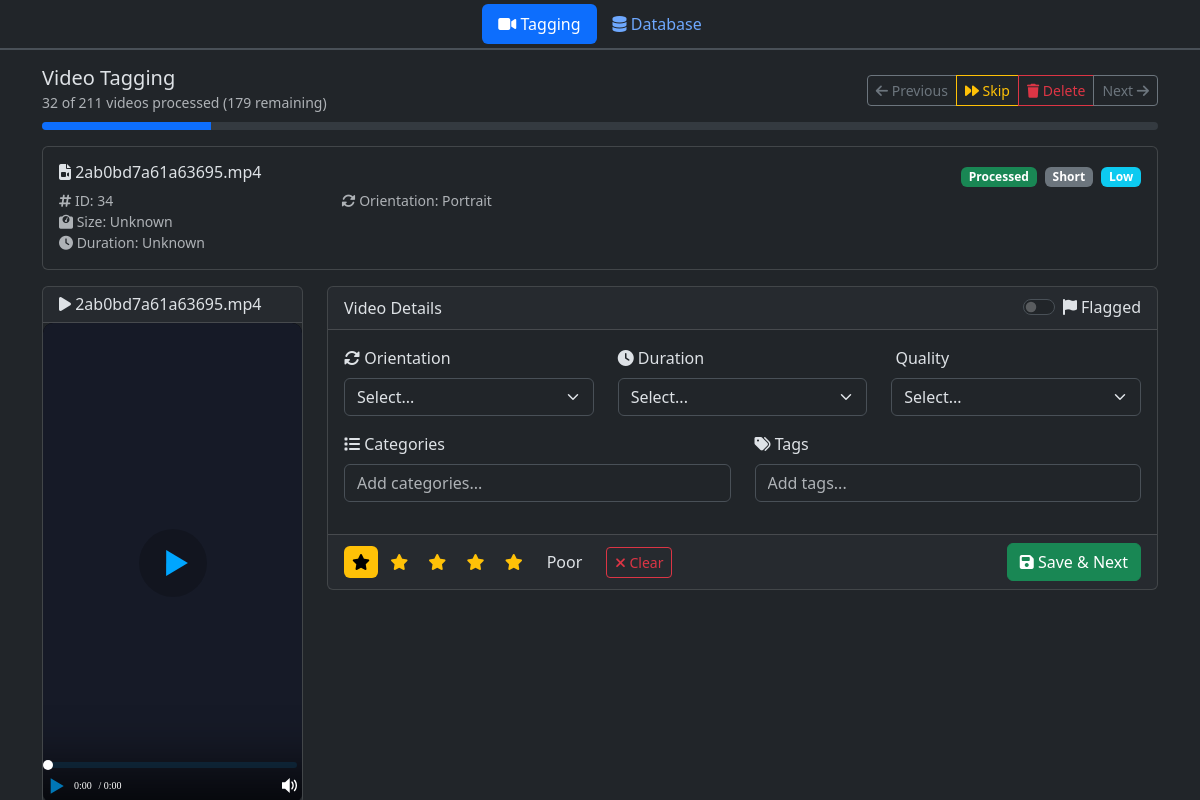
The app's page /?video=34 with its own data.
### tables this page shows
CREATE TABLE videos (
            id INTEGER PRIMARY KEY,
            file_name TEXT UNIQUE,
            file_path TEXT,
            duration INTEGER,
            width INTEGER,
            height INTEGER,
            orientation TEXT,
            quality TEXT,
            is_processed INTEGER DEFAULT 0,
            flagged INTEGER DEFAULT 0,
            created_at DATETIME DEFAULT CURRENT_TIMESTAMP
        , rating INTEGER DEFAULT 0);

### includes/helpers.php (called while the page is built, shortened)
<?php
function getVideoMetadata($videoPath) {
    $metadata = [
        'duration' => 0,
        'width' => 0,
        'height' => 0,
        'size' => 0,
        'orientation' => 'unknown'
    ];
    if (!file_exists($videoPath)) {
        return $metadata;
    }
    return $metadata;
}
function formatDuration($seconds) {
    if ($seconds <= 0) return 'Unknown';
}
function formatFileSize($bytes) {
    if ($bytes <= 0) return 'Unknown';
    $units = ['B', 'KB', 'MB', 'GB', 'TB'];
    $bytes = max($bytes, 0);
    $pow = floor(($bytes ? log($bytes) : 0) / log(1024));
    $pow = min($pow, count($units) - 1);
    $bytes /= pow(1024, $pow);
    return round($bytes, 2) . ' ' . $units[$pow];
}
?>

### index.php (the view, shortened to what this page needs)
<?php
require_once 'config.php';
$videoId = isset($_GET['video']) ? intval($_GET['video']) : 0;
$specificVideo = $videoId > 0;
if ($specificVideo) {
    $stmt = $db->prepare('SELECT * FROM videos WHERE id = ?');
    $stmt->bindValue(1, $videoId, SQLITE3_INTEGER);
    $result = $stmt->execute();
    $currentVideo = $result ? $result->fetchArray(SQLITE3_ASSOC) : null;
}
$prevVideo = null;
$nextVideo = null;
if ($currentVideo) {
    $stmt = $db->prepare('SELECT * FROM videos WHERE id < ? ORDER BY id DESC LIMIT 1');
    $stmt->bindValue(1, $currentVideo['id'], SQLITE3_INTEGER);
    $result = $stmt->execute();
    $prevVideo = $result ? $result->fetchArray(SQLITE3_ASSOC) : null;
    if ($specificVideo) {
        $stmt = $db->prepare('SELECT * FROM videos WHERE id > ? ORDER BY id ASC LIMIT 1');
        $stmt->bindValue(1, $currentVideo['id'], SQLITE3_INTEGER);
        $result = $stmt->execute();
        $nextVideo = $result ? $result->fetchArray(SQLITE3_ASSOC) : null;
    }
}
$videoMetadata = [];
if ($currentVideo) {
  $videoMetadata = getVideoMetadata($currentVideo['file_path']);
}
$totalVideos = $db->querySingle('SELECT COUNT(*) FROM videos');
$processedVideos = $db->querySingle('SELECT COUNT(*) FROM videos WHERE is_processed = 1');
$remainingVideos = $totalVideos - $processedVideos;
$progressPercent = $totalVideos > 0 ? ($processedVideos / $totalVideos * 100) : 0;
?>
<!DOCTYPE html>
<html lang="en">
<head>
  <link href="https://cdn.jsdelivr.net/npm/bootstrap@5.3.8/dist/css/bootstrap.min.css" rel="stylesheet">
  <link href="FA6/css/all.min.css" rel="stylesheet" />
  <link href="https://cdn.jsdelivr.net/npm/@yaireo/tagify/dist/tagify.css" rel="stylesheet" type="text/css" />
</head>
<body data-bs-theme="dark">
  <div class="container-fluid border-bottom border-2 p-1 m-0">
    <ul class="nav nav-pills justify-content-center">
      <li class="nav-item">
        <a class="nav-link <?php echo basename($_SERVER['PHP_SELF']) === 'index.php' ? 'active' : ''; ?>" href="index.php">
          <i class="fa-solid fa-video"></i> Tagging
        </a>
      </li>
      <li class="nav-item">
        <a class="nav-link <?php echo basename($_SERVER['PHP_SELF']) === 'database.php' ? 'active' : ''; ?>" href="database.php">
          <i class="fa-solid fa-database"></i> Database
        </a>
      </li>
    </ul>
  </div>
  <main class="container mt-3">
    <?php if ($currentVideo): ?>
        <div class="row mb-3">
          <div class="col-12">
            <div class="d-flex justify-content-between align-items-center mb-2">
              <div>
                <h5 class="mb-0">Video Tagging</h5>
                <small class="text-muted">
                  <?php echo "$processedVideos of $totalVideos videos processed"; ?>
                  <?php if ($remainingVideos > 0): ?>
                    (<?php echo $remainingVideos; ?> remaining)
                  <?php endif; ?>
                </small>
              </div>
              <div class="btn-group">
              <?php if ($prevVideo): ?>
                <a href="?video=<?php echo $prevVideo['id']; ?>" class="btn btn-outline-secondary btn-sm">
                  <i class="fa-solid fa-arrow-left"></i> Previous
                </a>
              <?php endif; ?>
              <button class="btn btn-outline-warning btn-sm" id="skip-btn">
                <i class="fa-solid fa-forward"></i> Skip
              </button>
              <?php if ($currentVideo): ?>
                <button class="btn btn-outline-danger btn-sm" id="delete-btn">
                  <i class="fa-solid fa-trash"></i> Delete
                </button>
              <?php endif; ?>
              <?php if ($nextVideo): ?>
                <a href="?video=<?php echo $nextVideo['id']; ?>" class="btn btn-outline-secondary btn-sm">
                  Next <i class="fa-solid fa-arrow-right"></i>
                </a>
              <?php endif; ?>
            </div>
            </div>
            <div class="progress" style="height: 8px;">
              <div class="progress-bar" role="progressbar"
                style="width: <?php echo $progressPercent; ?>%">
              </div>
            </div>
          </div>
        </div>
        <?php if ($currentVideo): ?>
        <div class="row mb-3">
          <div class="col-12">
            <div class="card">
              <div class="card-body">
                <div class="d-flex justify-content-between align-items-start">
                  <div class="w-50">
                    <h6 class="mb-1">
                      <i class="fa-solid fa-file-video"></i>
                      <?php echo htmlspecialchars($currentVideo['file_name'], ENT_QUOTES, 'UTF-8'); ?>
                    </h6>
                    <div class="row mt-2">
                      <div class="col-md-6">
                        <small class="text-muted">
                          <div><i class="fa-solid fa-hashtag"></i> ID: <?php echo $currentVideo['id']; ?></div>
                          <div><i class="fa-solid fa-weight-scale"></i> Size: <span><?php echo formatFileSize($videoMetadata['size'] ?? 0); ?></span></div>
                          <div><i class="fa-solid fa-clock"></i> Duration: <?php echo formatDuration($videoMetadata['duration'] ?? 0); ?></div>
                        </small>
                      </div>
                      <div class="col-md-6">
                        <small class="text-muted">
                          <?php if (!empty($currentVideo['orientation']) && $currentVideo['orientation'] !== 'unknown'): ?>
                            <div><i class="fa-solid fa-rotate"></i> Orientation: <?php echo ucfirst($currentVideo['orientation']); ?></div>
                          <?php endif; ?>
                        </small>
                      </div>
                    </div>
                  </div>
                  <div class="p-0 m-0">
                    <?php if ($currentVideo['is_processed']): ?>
                      <span class="badge bg-success">Processed</span>
                    <?php else: ?>
                      <span class="badge bg-warning">Unprocessed</span>
                    <?php endif; ?>
                    <?php if ($currentVideo['duration']): ?>
                      <span class="badge bg-secondary ms-1"><?php echo ucfirst($currentVideo['duration']); ?></span>
                    <?php endif; ?>
                    <?php if ($currentVideo['quality']): ?>
                      <span class="badge bg-info ms-1"><?php echo ucfirst($currentVideo['quality']); ?></span>
                    <?php endif; ?>
                  </div>
                </div>
              </div>
            </div>
          </div>
        </div>
        <?php endif; ?>
      <div class="row">
        <div class="col-md-3">
          <div class="card">
            <div class="card-header">
              <h6 class="mb-0">
                <i class="fa-solid fa-play"></i>
                <?php echo htmlspecialchars($currentVideo['file_name'], ENT_QUOTES, 'UTF-8'); ?>
              </h6>
            </div>
            <div class="card-body p-0">
              <div id="video-player">
              </div>
            </div>
          </div>
        </div>
        <div class="col-md-9">
          <div class="card">
            <div class="card-header d-flex justify-content-between align-items-center">
              <span>Video Details</span>
              <div class="form-check form-switch">
                <input class="form-check-input" type="checkbox" id="flagged-switch">
                <label class="form-check-label" for="flagged-switch">
                  <i class="fa-solid fa-flag"></i> Flagged
                </label>
              </div>
            </div>
            <div class="card-body">
              <div class="row mb-3">
                <div class="col-md-4">
                  <label class="form-label">
                    <i class="fa-solid fa-rotate"></i> Orientation
                  </label>
                  <select class="form-select" id="video-orientation">
                    <option value="">Select...</option>
                  </select>
                </div>
                <div class="col-md-4">
                  <label class="form-label">
                    <i class="fa-solid fa-clock"></i> Duration
                  </label>
                  <select class="form-select" id="video-duration">
                    <option value="">Select...</option>
                  </select>
                </div>
                <div class="col-md-4">
                  <label class="form-label">
                    <i class="fa-solid fa-high-definition"></i> Quality
                  </label>
                  <select class="form-select" id="video-quality">
                    <option value="">Select...</option>
                  </select>
                </div>
              </div>
              <div class="row">
                <div class="col-md-6 mb-3">
                  <label class="form-label">
                    <i class="fa-solid fa-list"></i> Categories
                  </label>
                  <input id="category-input" class="form-control" placeholder="Add categories..."/>
                </div>
                <div class="col-md-6 mb-3">
                  <label class="form-label">
                    <i class="fa-solid fa-tags"></i> Tags
                  </label>
                  <input id="tags-input" class="form-control" placeholder="Add tags..."/>
                </div>
              </div>
            </div>
            <div class="card-footer">
              <div class="d-flex justify-content-between">
                <?php if ($currentVideo): ?>
                <div class="d-flex align-items-center gap-3">
                  <div class="rating-stars">
                    <?php for ($i = 1; $i <= 5; $i++): ?>
                      <button type="button"
                          class="btn btn-outline-warning rating-star <?php echo ($currentVideo['rating'] >= $i) ? 'active' : ''; ?>"
                          data-rating="<?php echo $i; ?>">
                        <i class="fa-solid fa-star"></i>
                      </button>
                    <?php endfor; ?>
                  </div>
                    <span class="rating-text">
                      <?php
                      $ratingText = ['Unrated', 'Poor', 'Fair', 'Good', 'Very Good', 'Excellent'];
                      echo $currentVideo['rating'] > 0 ? $ratingText[$currentVideo['rating']] : 'Not rated';
                      ?>
                    </span>
                    <?php if ($currentVideo['rating'] > 0): ?>
                      <button class="btn btn-sm btn-outline-danger ms-2" id="clear-rating">
                        <i class="fa-solid fa-xmark"></i> Clear
                      </button>
                    <?php endif; ?>
                </div>
                <?php endif; ?>
                <div>
                  <button class="btn btn-success" id="save-btn">
                    <i class="fa-solid fa-save"></i> Save & Next
                  </button>
                </div>
              </div>
            </div>
          </div>
        </div>
      </div>
    <?php endif; ?>
  </main>
</body>
</html>

### index.php (style rules this page uses)
#video-player { width: 100%; height: auto; background: #000; display: flex; align-items: center; justify-content: center; color: #fff; }
.rating-stars .btn { padding: 0.25rem 0.5rem; border: none; }
.rating-stars .btn.active { background-color: #ffc107 !important; color: #000 !important; border-color: #ffc107 !important; }
.rating-text { font-weight: 500; }

### records on screen
videos: file_name "2ab0bd7a61a63695.mp4", id "34", file_path "Unknown", orientation "Portrait", duration "Short", quality "Low", rating "Poor"

### other values on screen
$processedVideos "32"
$totalVideos "211"
$remainingVideos "179"
